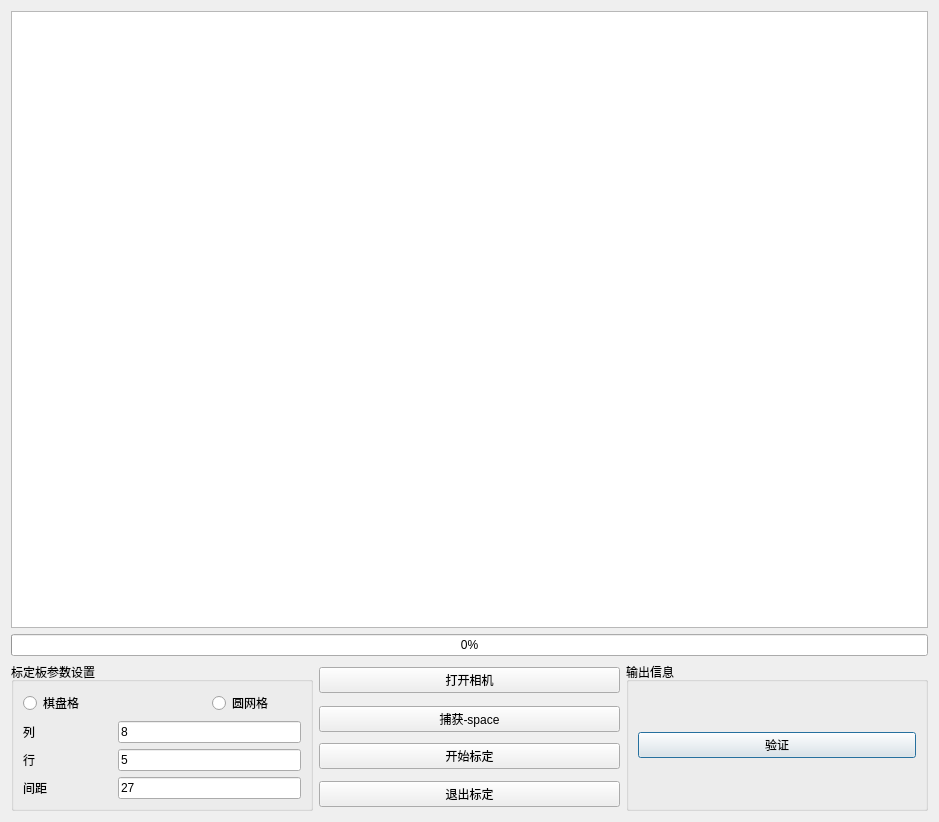
<?xml version="1.0" encoding="UTF-8"?>
<ui version="4.0">
 <class>calib</class>
 <widget class="QDialog" name="calib">
  <property name="geometry">
   <rect>
    <x>0</x>
    <y>0</y>
    <width>939</width>
    <height>822</height>
   </rect>
  </property>
  <property name="windowTitle">
   <string>相机标定</string>
  </property>
  <layout class="QGridLayout" name="gridLayout_2">
   <item row="2" column="2" rowspan="4">
    <widget class="QGroupBox" name="groupBox_2">
     <property name="title">
      <string>输出信息</string>
     </property>
     <layout class="QGridLayout" name="gridLayout_3">
      <item row="0" column="0">
       <widget class="QPushButton" name="pushButton">
        <property name="text">
         <string>验证</string>
        </property>
       </widget>
      </item>
     </layout>
    </widget>
   </item>
   <item row="4" column="1">
    <widget class="QPushButton" name="pushButton_2">
     <property name="text">
      <string>开始标定</string>
     </property>
    </widget>
   </item>
   <item row="5" column="1">
    <widget class="QPushButton" name="pushButton_3">
     <property name="text">
      <string>退出标定</string>
     </property>
    </widget>
   </item>
   <item row="2" column="0" rowspan="4">
    <widget class="QGroupBox" name="groupBox">
     <property name="title">
      <string>标定板参数设置</string>
     </property>
     <layout class="QGridLayout" name="gridLayout">
      <item row="0" column="0" colspan="2">
       <widget class="QRadioButton" name="radioButton">
        <property name="text">
         <string>棋盘格</string>
        </property>
       </widget>
      </item>
      <item row="0" column="2">
       <widget class="QRadioButton" name="radioButton_2">
        <property name="text">
         <string>圆网格</string>
        </property>
       </widget>
      </item>
      <item row="1" column="0">
       <widget class="QLabel" name="label">
        <property name="text">
         <string>列</string>
        </property>
       </widget>
      </item>
      <item row="1" column="1" colspan="2">
       <widget class="QLineEdit" name="lineEdit">
        <property name="text">
         <string>8</string>
        </property>
       </widget>
      </item>
      <item row="2" column="0">
       <widget class="QLabel" name="label_2">
        <property name="text">
         <string>行</string>
        </property>
       </widget>
      </item>
      <item row="2" column="1" colspan="2">
       <widget class="QLineEdit" name="lineEdit_2">
        <property name="text">
         <string>5</string>
        </property>
       </widget>
      </item>
      <item row="3" column="0">
       <widget class="QLabel" name="label_3">
        <property name="text">
         <string>间距</string>
        </property>
       </widget>
      </item>
      <item row="3" column="1" colspan="2">
       <widget class="QLineEdit" name="lineEdit_3">
        <property name="text">
         <string>27</string>
        </property>
       </widget>
      </item>
     </layout>
    </widget>
   </item>
   <item row="0" column="0" colspan="3">
    <widget class="QGraphicsView" name="graphicsView"/>
   </item>
   <item row="3" column="1">
    <widget class="QPushButton" name="pushButton_4">
     <property name="text">
      <string>捕获-space</string>
     </property>
    </widget>
   </item>
   <item row="1" column="0" colspan="3">
    <widget class="QProgressBar" name="progressBar">
     <property name="value">
      <number>0</number>
     </property>
    </widget>
   </item>
   <item row="2" column="1">
    <widget class="QPushButton" name="pushButton_1">
     <property name="text">
      <string>打开相机</string>
     </property>
    </widget>
   </item>
  </layout>
 </widget>
 <resources/>
 <connections/>
</ui>
